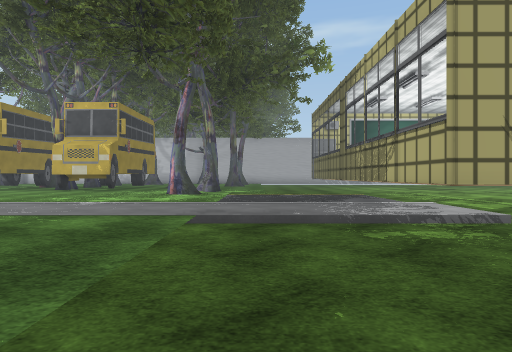
View 1 (above)

24 first-person views from a walk through a 3-D level made in the Unity game engine. The camera is 1.2 m above the floor, looks level and sees 75° across. Doors are open. The floor is counted in squares, 2 m on a side. Each view is taken from the middle of a square. On the plan, view 1 faces up. The plan holds only what a view shows up to about 10 squares ahead; the rest is blank. The place goes on beyond the plan. The player character is not drawn. Some animated figures are not drawn. Some surface patterns are stand-ins.

View 2
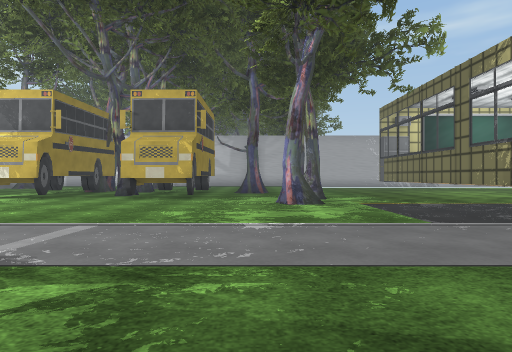

View 3
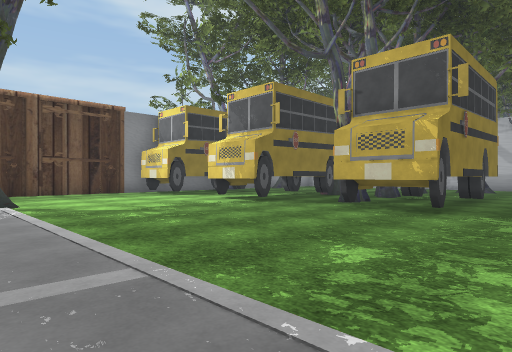

View 4
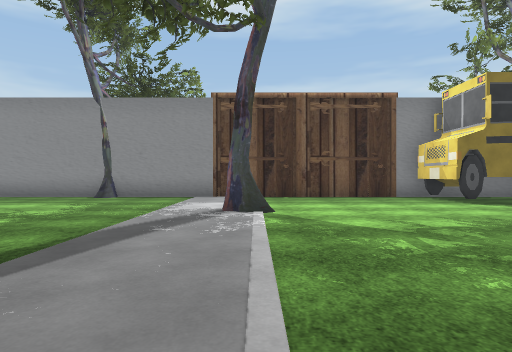

View 5
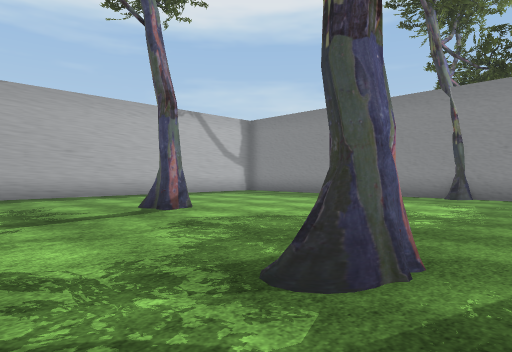

View 6
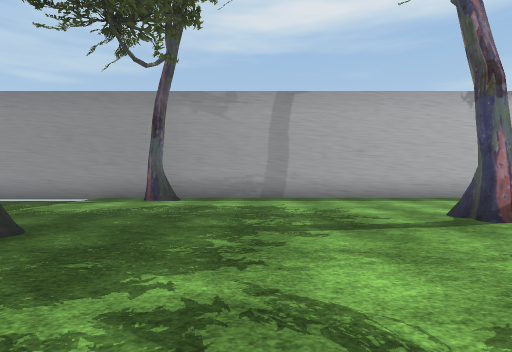

View 7
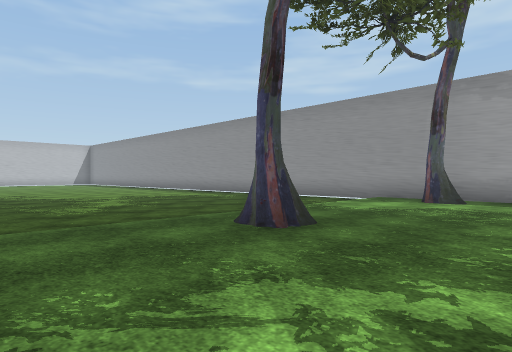

View 8
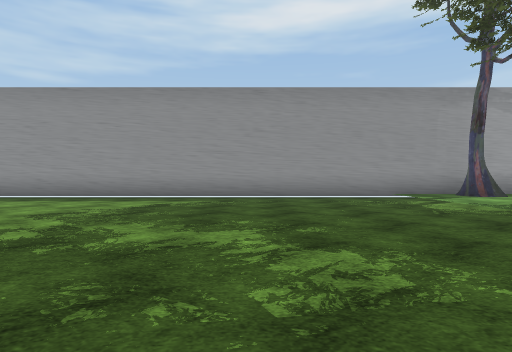

View 9
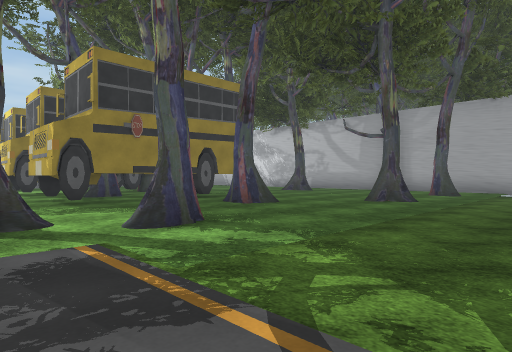

View 10
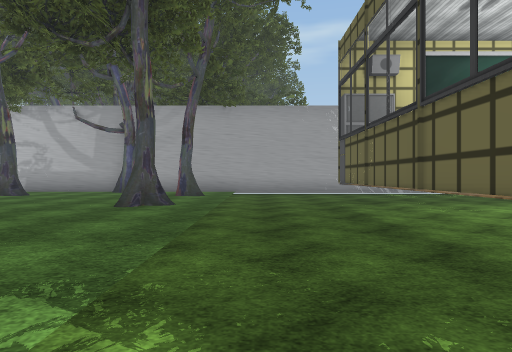

View 11
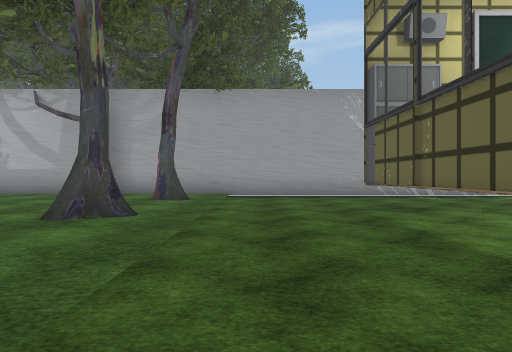

View 12
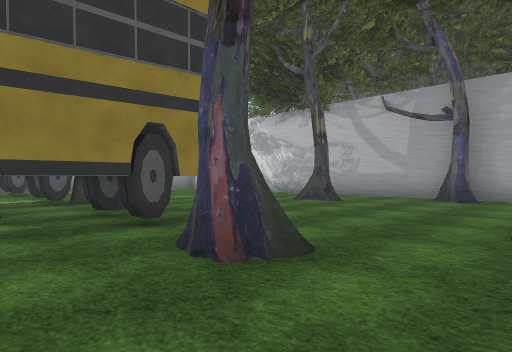

View 13
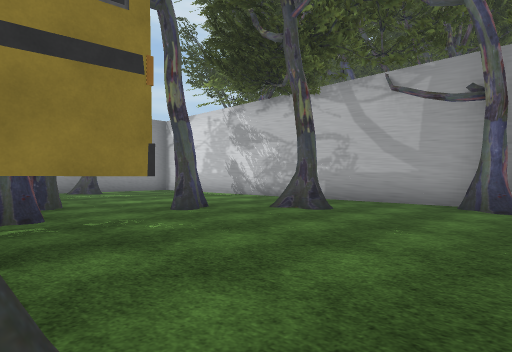

View 14
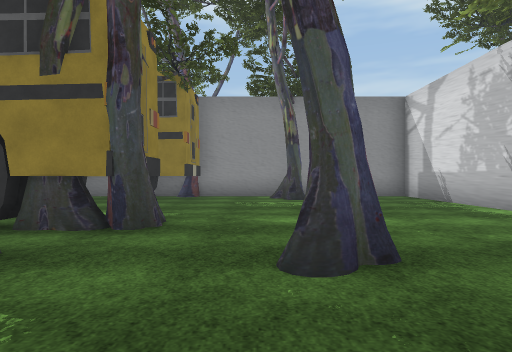

View 15
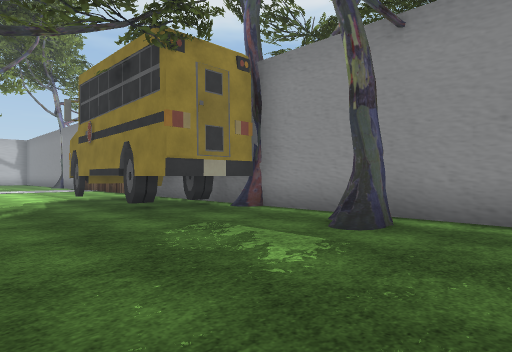

View 16
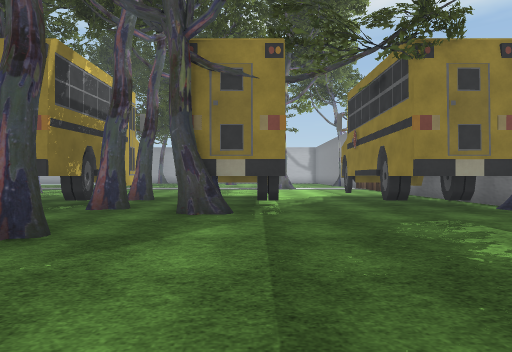

View 17
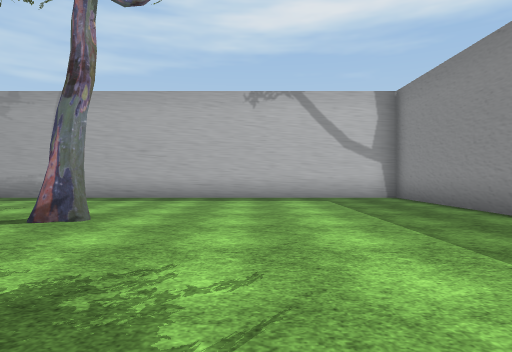

View 18
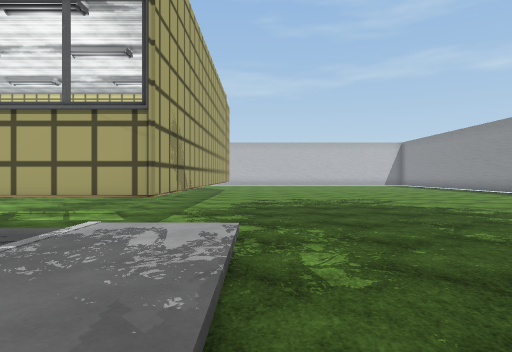

View 19
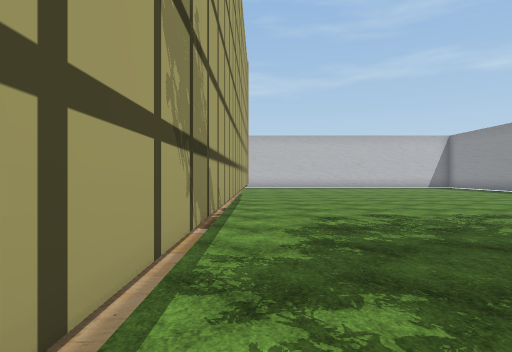

View 20
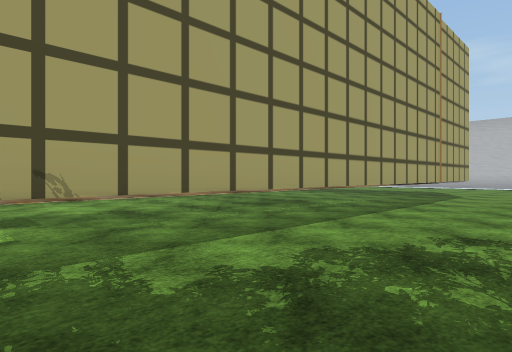

View 21
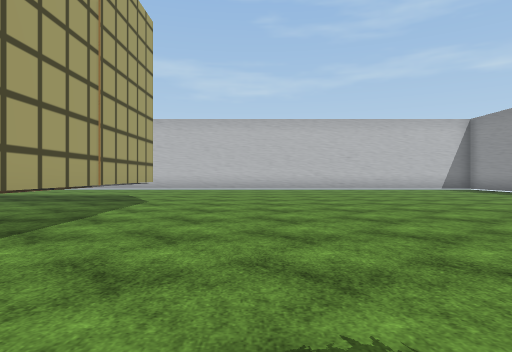

View 22
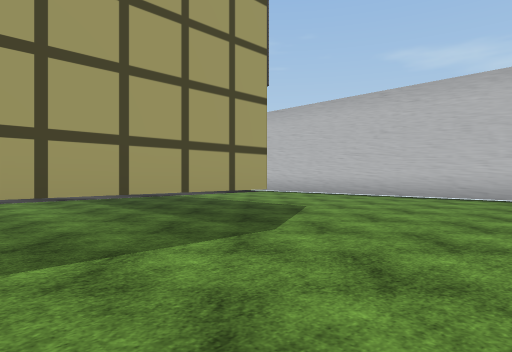

View 23
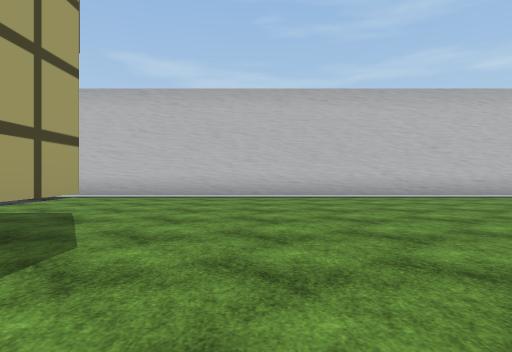

View 24
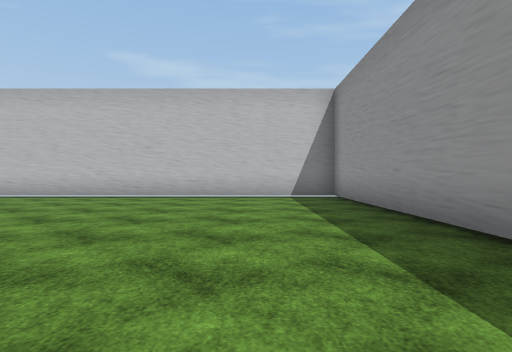

### Floor plan
Key: @ floor where view 1 was taken; # wall or solid block; . main floor; - floor 0.25 m lower than the main floor; / step, stairs or slope; D open door; ^ raised ledge; T tree; B bus; C cabinet; H thing the floor can be seen under or through; O other object.
Columns run from 15 left of view 1 to 23 right of it. Each row starts with its distance up from view 1.
 22 #####T###########TT##
 21 #...........T...--------
 20 #...............--------
 19 #........T....#.--------
 18 ##.....TT.......--^C
 17 #.......T.......--#
 16 #.............T.--#
 15 #BB..BT.TBB.....--#
 14 #BB..BT..BB.T...--#
 13 # B.. B..BB.....--#
 12 #BB..BB.TBB.....--#            ---
 11 #BB..BB..BB..T/.--#            ----
 10 #............///--#            -----
  9 #............T.---#            -------#
  8 #..............---#            -------#
  7 #..............---#            -------#
  6 #...T..........///^#######O DHH-------#
  5 #................./-------------------#
  4 #..............////-------------------#
  3 #.......T......-----------------------#
  2 #..............-----------------------#
  1 #..............-----------------------#
  0 #............T.@----------------------#
 -1 #..............---------- ------------#
 -2 #......T.......----------  -----------#
 -3 #..............----------    ---------#
 -4 #..............---------    ----------#
 -5 #...........T..----------    ---------#
 -6 #..............-----------    --------#
 -7 #####TTTTTTTTTTT##########     ########

Positions as (right, up) in squares from view 1, and headings:
1: (0, 0), facing up
2: (-3, 2), facing up
3: (-3, 5), facing up-left
4: (-5, 6), facing left
5: (-5, 4), facing down-left
6: (-5, 3), facing down
7: (-5, 3), facing down-right
8: (3, 3), facing down
9: (2, 9), facing up-left
10: (1, 10), facing up
11: (1, 12), facing up
12: (-1, 12), facing up-left
13: (-2, 14), facing up-left
14: (-5, 17), facing left
15: (-10, 20), facing down-left
16: (-10, 21), facing down
17: (-11, 3), facing down
18: (-1, 4), facing right
19: (3, 5), facing right
20: (5, 3), facing up-right
21: (8, 3), facing right
22: (13, 3), facing up-right
23: (13, 4), facing right
24: (13, -4), facing right
